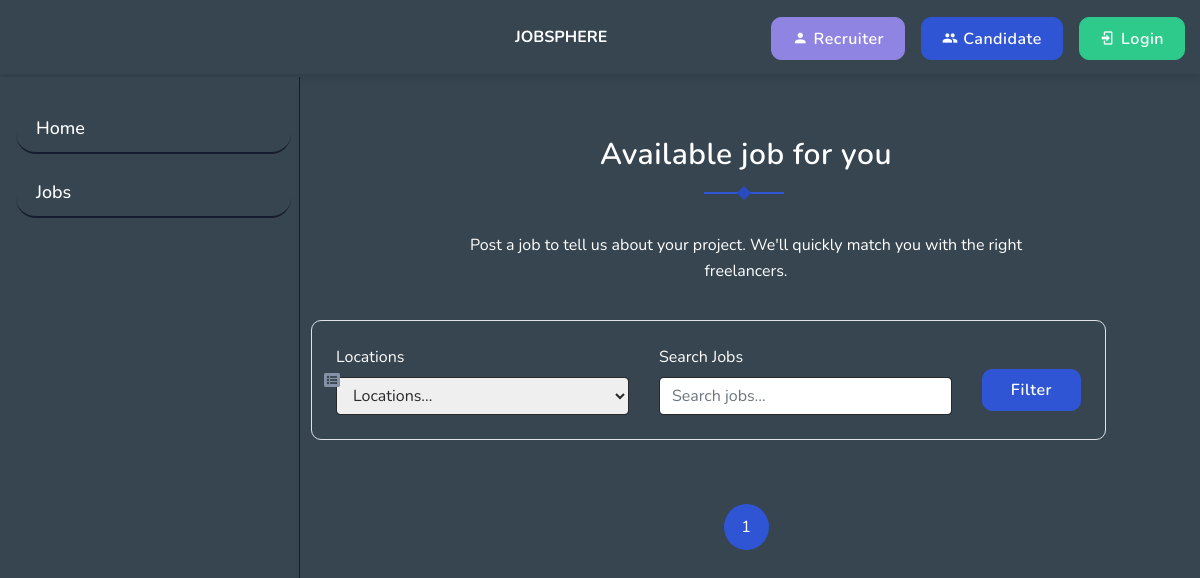
Before: /job/aviliable_jobs/ with the older database file.
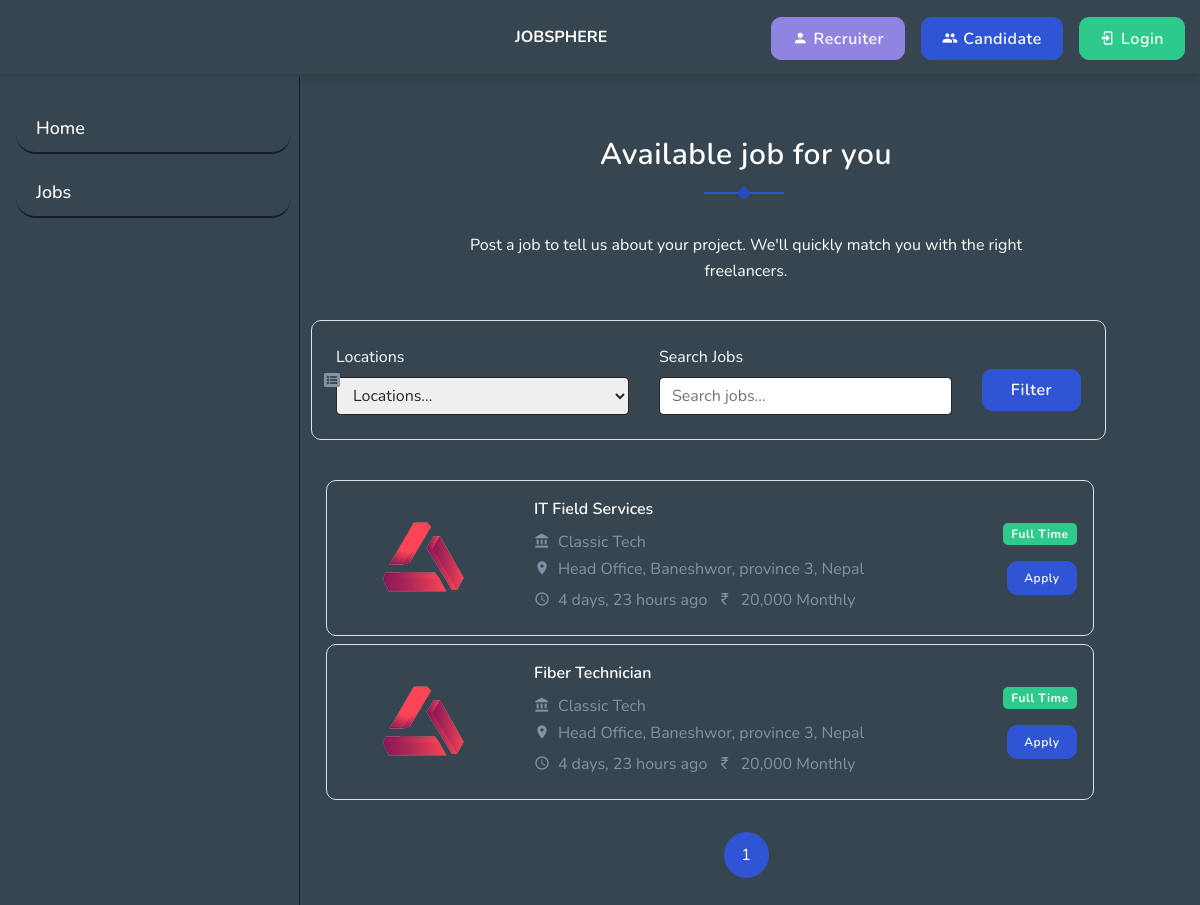
After: the same page with the newer database file.
### job/models.py (models this page shows, shortened)
class Job(models.Model):
    company = models.ForeignKey(Company, on_delete=models.CASCADE)  # Renamed for clarity
    title = models.CharField(max_length=200)
    post_date_time = models.DateTimeField(auto_now_add=True, editable=False)
    date_posted = models.DateField(auto_now_add=True)
    salary = models.PositiveIntegerField()
    pay_mode = models.CharField(max_length=20, choices=PAY_MODE)
    job_type = models.CharField(max_length=50, choices=JOB_TYPE)
    job_location = models.CharField(max_length=200, choices=JOB_LOCATION)
    job_category = models.CharField(max_length=200, choices=JOB_CATEGORY)
    expiry_date = models.DateTimeField(null=True, blank=True)
    job_description = models.TextField()
    status = models.CharField(max_length=50, choices=STATUS, default='Pending')

### company/models.py (models this page shows)
class Company(models.Model):
    user = models.OneToOneField(User, on_delete=models.CASCADE)
    name = models.CharField(max_length=200)
    address = models.CharField(max_length=50, null= True)
    email = models.EmailField(max_length=50)
    phone_number = models.CharField(max_length=13)
    website = models.URLField()
    founded_in = models.PositiveIntegerField()
    primary_industry = models.CharField(max_length=100, choices=PRIMARY_INDUSTRY)
    province = models.CharField(max_length=20, choices=PROVINCE_CHOICES)
    company_size = models.CharField(max_length=20,choices=COMPANY_SIZES)
    country = models.CharField(max_length=20, choices=COUNTRY_CHOICES)
    linkedin = models.URLField()
    instagram = models.URLField()
    facebook = models.URLField()
    about_company = models.TextField()
    def __str__(self):
        return f"{self.name}"

### job/views.py (the view)
# urls.py: path('aviliable_jobs/', views.all_joblist, name='all_joblist'),
def all_joblist(request):
    jobs = Job.objects.filter(status='Active').order_by('-post_date_time')
    search_query = request.GET.get('q', '').strip()  # Fixed key to match the template
    location_filter = request.GET.get('location', '').strip()
    if search_query and location_filter:
        jobs = jobs.filter(
            Q(title__icontains=search_query) | Q(company__name__icontains=search_query),
            job_location=location_filter
        )
    elif search_query:
        jobs = jobs.filter(
            Q(title__icontains=search_query) | Q(company__name__icontains=search_query)
        )
    elif location_filter:
        jobs = jobs.filter(job_location=location_filter)
    paginator = Paginator(jobs, 8)
    page_number = request.GET.get('page')
    try:
        objects = paginator.page(page_number)
    except PageNotAnInteger:
        objects = paginator.page(1)
    except EmptyPage:
        objects = paginator.page(paginator.num_pages)
    locations = Job.objects.values_list('job_location', flat=True).distinct()
    context = {
        'jobs': objects,
        'locations': locations,
        'search_query': search_query,  # Ensures the search input retains value
        'location_filter': location_filter,  # Retains selected location
    }
    return render(request, 'job/all_joblist.html', context)

### templates/job/all_joblist.html (shortened to what this page needs)
{% extends "base.html" %}
{% load static %}
{% load humanize %}
{% block content %}
<section class="section pt-0">
    <div class="container-fluid m-3">
        <div class="row justify-content-center">
            {% include "job/all_joblist/job_title/title.html" %}
        </div>
        <div class="row">
            <div class="col-lg-11 col-md-6">
                <div class="registration-form-box p-4 border rounded">
                    <i class="fa fa-list-alt mb-3"></i>
                    <form method="get" action="{% url 'job:all_joblist' %}">
                        <div class="row">
                            <div class="col-md-5">
                                <label for="select-location" class="form-label text-white">Locations</label>
                                <select id="select-location" name="location" class="form-control ">
                                    <option value="">Locations...</option>
                                </select>
                            </div>
                            <div class="col-md-5">
                                <label for="search-job" class="form-label text-white">Search Jobs</label>
                                <input type="text" name="q" id="search-job" class="form-control" placeholder="Search jobs..." value="{{ search_query }}">
                            </div>
                            <div class="col-md-2 mt-4">
                                <button type="submit" class="btn btn-primary btn-block">Filter</button>
                            </div>
                        </div>
                    </form>
                </div>
            </div>
        </div>
        <div class="col-lg-11 mt-4 pt-2">
            <div class="row">
                {% for job in jobs %}
                <div class="col-lg-12 pt-2">
                    <div class="job-list-box border rounded">
                        <div class="p-3">
                            <div class="row align-items-center">
                                <div class="col-lg-3">
                                    <div class="company-logo-img">
                                        <img src="{% static 'images/featured-job/img-1.png' %}" alt="" class="img-fluid mx-auto d-block">
                                    </div>
                                </div>
                                <div class="col-lg-7 col-md-7">
                                    <div class="job-list-desc">
                                        <h6 class="mb-2">
                                            <a href="{% url 'job:job_details' job.pk %}" class="text-white">{{ job.title }}</a>
                                        </h6>
                                        <p class="text-muted mb-0">
                                            <i class="mdi mdi-bank mr-2"></i>{{ job.company }}
                                        </p>
                                        <ul class="list-inline mb-0">
                                            <li class="list-inline-item mr-3">
                                                <p class="text-muted mb-0">
                                                    <i class="mdi mdi-map-marker mr-2"></i>{{ job.company.address }},
                                                    {{ job.company.province }}, {{ job.company.country }}
                                                </p>
                                            </li>
                                            <li class="list-inline-item">
                                                <p class="text-muted mb-0">
                                                    <i class="mdi mdi-clock-outline mr-2"></i>{{ job.post_date_time|naturaltime }}
                                                </p>
                                            </li>
                                            <li class="list-inline-item">
                                                <p class="text-muted mb-0">
                                                    <i class="mdi mdi-currency-inr mr-2"></i>{{ job.salary|intcomma }} {{ job.pay_mode }}
                                                </p>
                                            </li>
                                        </ul>
                                    </div>
                                </div>
                                <div class="col-lg-2 col-md-3">
                                    <div class="job-list-button-sm text-right">
                                        <span class="badge badge-success">{{ job.job_type }}</span>
                                        <div class="mt-3">
                                            <a href="{% url 'job:apply_for_job' job.pk %}" class="btn btn-sm btn-primary">Apply</a>
                                        </div>
                                    </div>
                                </div>
                            </div>
                        </div>
                    </div>
                </div>
                {% if forloop.counter|divisibleby:2 %}
                </div><div class="row">
                {% endif %}
                {% endfor %}
            </div>
        </div>
        <div class="row">
            <div class="col-lg-12 mt-4 pt-2">
                <nav aria-label="Page navigation example">
                    <ul class="pagination job-pagination mb-0 justify-content-center">
                        {% for num in jobs.paginator.page_range %}
                        <li class="page-item {% if jobs.number == num %}active{% endif %}">
                            <a class="page-link" href="?page={{ num }}">{{ num }}</a>
                        </li>
                        {% endfor %}
                    </ul>
                </nav>
            </div>
        </div>
    </div>
</section>
{% endblock content %}

### templates/base.html (shortened to what this page needs)
{% load static %}
<!DOCTYPE html>
<html lang="en" class="no-js">
<head>
    <link rel="stylesheet" href="{% static 'css/bootstrap.min.css' %}">
    <link rel="stylesheet" href="{% static 'css/materialdesignicons.min.css' %}">
    <link rel="stylesheet" href="{% static 'css/fontawesome.css' %}">
    <link rel="stylesheet" href="{% static 'css/selectize.css' %}">
    <link rel="stylesheet" href="{% static 'css/owl.carousel.css' %}">
    <link rel="stylesheet" href="{% static 'css/owl.theme.css' %}">
    <link rel="stylesheet" href="{% static 'css/owl.transitions.css' %}">
    <link rel="stylesheet" href="{% static 'css/style.css' %}">
    <link rel="stylesheet" href="{% static 'css/nav.css' %}">
</head>
<body>
    <header id="topnav" class="defaultscroll">
        <div class="container">
            <div>
                {% if request.user.is_recruiter %}
                <a href="{% url 'dashboard:dashboard_recruiter' %}" class="logo text-uppercase text-white font-weight-bold">
                    JobSphere
                </a>
                {% else %}
                <a href="{% url 'website:home' %}" class="logo text-uppercase text-white font-weight-bold">
                    JobSphere
                {% endif %}
            </div>
            {% if request.user.is_authenticated %}
            <div class="buy-button">
                <a href="#" class="text-center text-white">
                    <i class="mdi mdi-account mr-3"></i>{{ request.user.first_name }} {{ request.user.last_name }}
                </a>
            </div>
            {% else %}
            <div class="buy-button">
                <a href="{% url 'accounts:login_user' %}" class="btn btn-success ml-3">
                    <i class="mdi mdi-login"></i> Login
                </a>
            </div>
            <div class="buy-button">
                <a href="{% url 'accounts:register_candidate' %}" class="btn btn-primary ml-3">
                    <i class="mdi mdi-account-multiple"></i> Candidate
                </a>
            </div>
            <div class="buy-button">
                <a href="{% url 'accounts:register_recruiter' %}" class="btn btn-info ml-3">
                    <i class="mdi mdi-account"></i> Recruiter
                </a>
            </div>
            {% endif %}
        </div>
    </header>
    <div id="side-navigation" class="side-nav">
        <ul class="side-navigation-menu ml-2 p-2">
            {% if request.user.is_authenticated %}
            {% if request.user.is_recruiter %}
            <li><a href="{% url 'dashboard:dashboard_recruiter' %}"><i class="mdi mdi-home"></i> Dashboard</a></li>
            {% if request.user.has_company %}
            <li><a href="{% url 'company:company_detail' request.user.company.pk %}"><i class="mdi mdi-domain"></i> Company Details</a></li>
            <li><a href="{% url 'job:create_job' %}"><i class="mdi mdi-briefcase"></i> Post a Job</a></li>
            <li><a href="{% url 'job:joblist_percompany' %}"><i class="mdi mdi-domain"></i> Manage Jobs</a></li>
            {% else %}
            <li><a href="{% url 'company:add_company' %}"><i class="mdi mdi-domain"></i> Add Company</a></li>
            {% endif %}
            <li><a href="{% url 'accounts:change_password' %}"><i class="mdi mdi-key-change"></i> Change Password</a></li>
            <li><a href="{% url 'accounts:update_profile' request.user.pk %}"><i class="mdi mdi-account"></i> Update Profile</a></li>
            <li><a href="{% url 'accounts:logout_user' %}"><i class="mdi mdi-logout"></i> Logout</a></li>
            {% elif request.user.is_candidate %}
            <li><a href="{% url 'dashboard:dashboard_candidate' %}"><i class="mdi mdi-home"></i> Dashboard</a></li>
            {% if request.user.has_resume %}
            <li><a href="{% url 'job:all_joblist' %}"><i class="mdi mdi-domain"></i> Apply for Jobs</a></li>
            <li><a href="{% url 'resume:resume_details' request.user.resume.pk %}"><i class="mdi mdi-domain"></i> Resume Details</a></li>
            <li><a href="{% url 'job:manage_appliedjobs' %}"><i class="mdi mdi-domain"></i> Manage Applied Jobs</a></li>
            {% else %}
            <li><a href="{% url 'resume:add_resume' %}"><i class="mdi mdi-domain"></i> Add Resume</a></li>
            {% endif %}
            <li><a href="{% url 'accounts:change_password' %}"><i class="mdi mdi-key-change"></i> Change Password</a></li>
            <li><a href="{% url 'accounts:update_profile' request.user.pk %}"><i class="mdi mdi-account"></i> Update Profile</a></li>
            <li><a href="{% url 'accounts:logout_user' %}"><i class="mdi mdi-logout"></i> Logout</a></li>
            {% endif %}
            {% else %}
            <li><a href="{% url 'website:home' %}">Home</a></li>
            <li><a href="{% url 'job:all_joblist' %}">Jobs</a></li>
            {% endif %}
        </ul>
    </div>
    <div class="content mt-5">
        {% block content %}
        {% endblock content %}
    </div>
</body>
</html>

### templates/job/all_joblist/job_title/title.html
<div class="col-12 mt-5">
  <div class="section-title text-center mb-4 pb-2">
      <h4 class="title title-line pb-5">Available job for you</h4>
      <p class="text-white para-desc mx-auto mb-1">Post a job to tell us about your project. We'll quickly match you with the right freelancers.</p>
  </div>
</div>

Changed rows visible on the page:
added Job: title "IT Field Services", company "Classic Tech", company.address "Head Office, Baneshwor", company.province "province 3", company.country "Nepal", post_date_time "4 days, 23 hours ago", salary "20,000", pay_mode "Monthly", job_type "Full Time"
added Job: title "Fiber Technician", company "Classic Tech", company.address "Head Office, Baneshwor", company.province "province 3", company.country "Nepal", post_date_time "4 days, 23 hours ago", salary "20,000", pay_mode "Monthly", job_type "Full Time"
